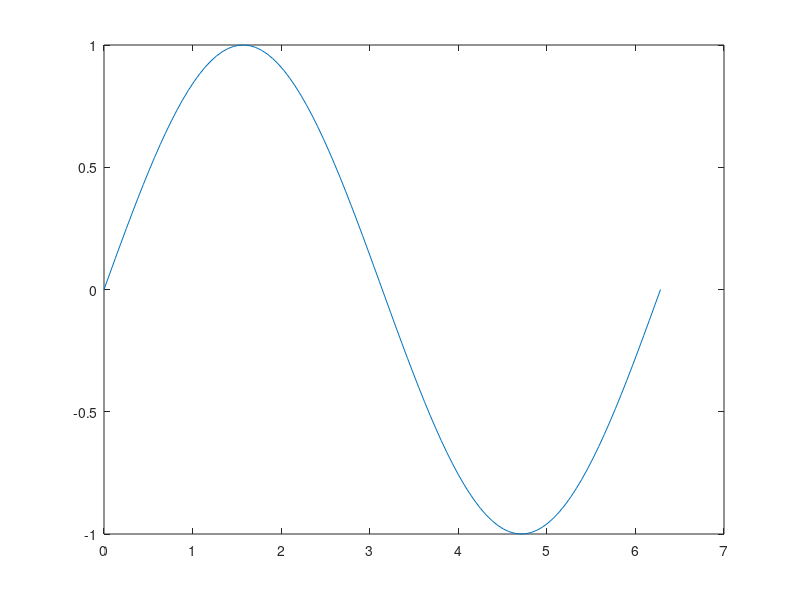
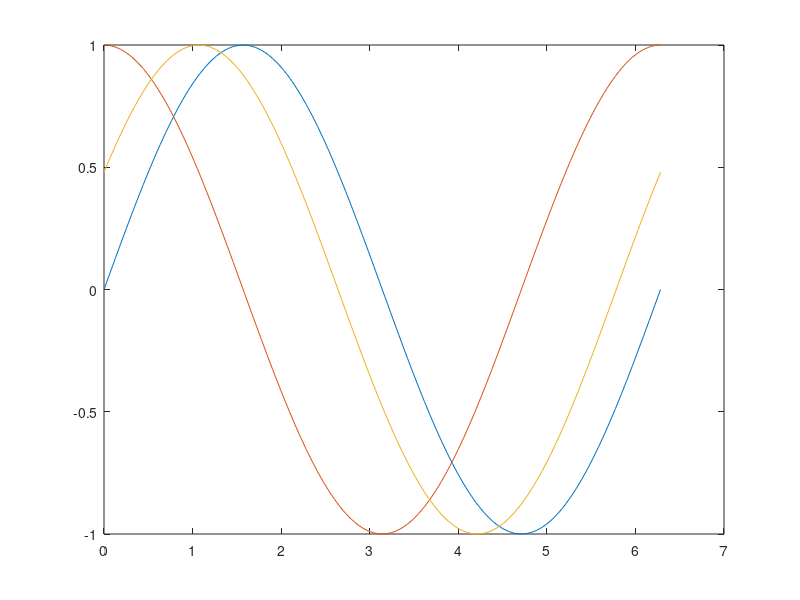
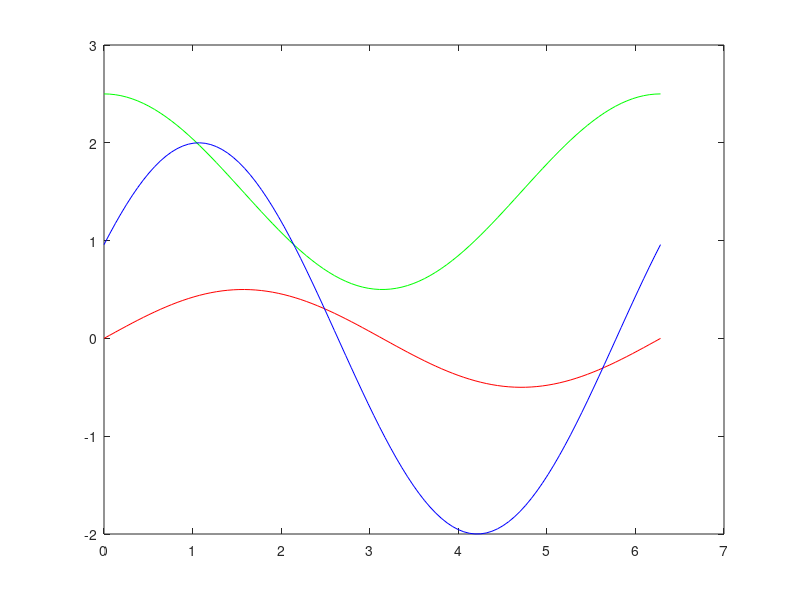

The MATLAB script that drew these images, in order:
clear
clc

% Range
% x = 1 : 5

x = linspace(0,2*pi,100);
y1 = sin(x);
y2 = cos(x);
y3 = sin(x + 0.5); % Geser ke kanan 0.5

% Single Lines
figure(1);
plot(x,y1);


% Membaca Perubahan Grafik
% Multi Lines 1
figure(2);
plot(x,y1,x,y2,x,y3) % Membuat Grafik 3 Koordinat

% Multi Lines 2 dengan perintah warna sesuai Keinginan
figure(3);
plot(x,y1/2,'r',x,y2+1.5,'g',x,y3*2,'b') 

% Figure fungsinya membuat 2 buah grafik di dalam 1 Program yang sama
% r = red, g = green, b = blue -- Kode warna
